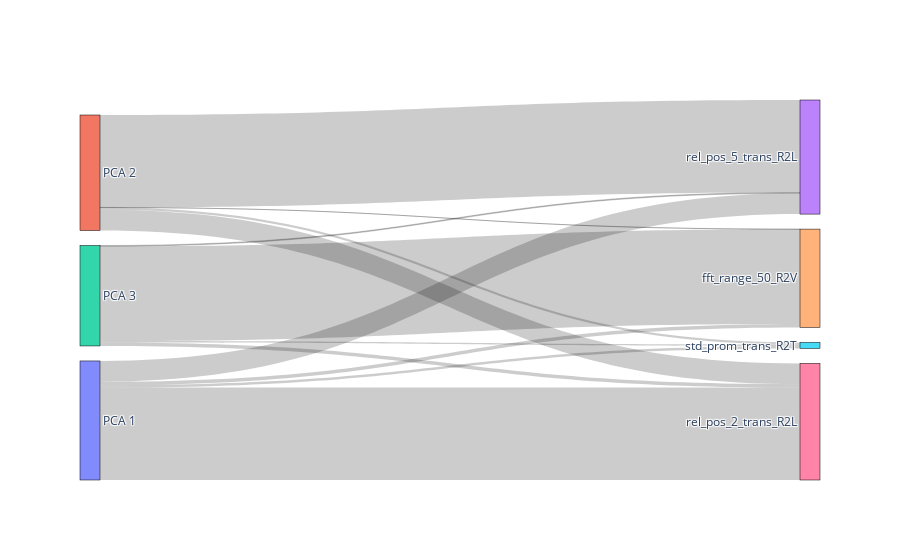

The code cell stored with this chart in its notebook:
### Code cell
import pandas as pd
from sklearn.decomposition import PCA
from matplotlib.sankey import Sankey
import matplotlib.pyplot as plt
components = pca.components_
n_features = components.shape[1]
n_components = components.shape[0]
import plotly.graph_objects as go

# Example PCA components for illustration
pca_components_example = pca.components_

# Define nodes (PCA components and original features)
node_labels = ['PCA 1', 'PCA 2', 'PCA 3', 'rel_pos_5_trans_R2L',  'fft_range_50_R2V', 'std_prom_trans_R2T', 'rel_pos_2_trans_R2L']

# Define links
source_nodes = []
target_nodes = []
values = []

for i in range(n_components):
    for j in range(n_features):
        source_nodes.append(i)
        target_nodes.append(n_components + j)
        values.append(abs(pca_components_example[i, j]))

# Create the Sankey diagram
fig = go.Figure(data=[go.Sankey(
    node = dict(
      pad = 15,
      thickness = 20,
      line = dict(color = "black", width = 0.5),
      label = node_labels,
    ),
    link = dict(
      source = source_nodes, 
      target = target_nodes,
      value = values
    ))])

#fig.update_layout(title_text="PCA Component Contributions to Features", font_size=20)
fig.write_html("pca_sankey_diagram.html")
fig.show()

### Figure 1 — Plotly figure (JSON) as saved in the notebook; plotly's stock layout.template omitted (floating-point values rounded to 4 significant figures)
{"data": [{"link": {"source": [0, 0, 0, 0, 1, 1, 1, 1, 2, 2, 2, 2], "target": [3, 4, 5, 6, 3, 4, 5, 6, 3, 4, 5, 6], "value": [0.2192, 0.03683, 0.02499, 0.9747, 0.9753, 0.001349, 0.02185, 0.22, 0.008992, 0.9992, 0.01592, 0.03533]}, "node": {"label": ["PCA 1", "PCA 2", "PCA 3", "rel_pos_5_trans_R2L", "fft_range_50_R2V", "std_prom_trans_R2T", "rel_pos_2_trans_R2L"], "line": {"color": "black", "width": 0.5}, "pad": 15, "thickness": 20}, "type": "sankey"}], "layout": {}}
